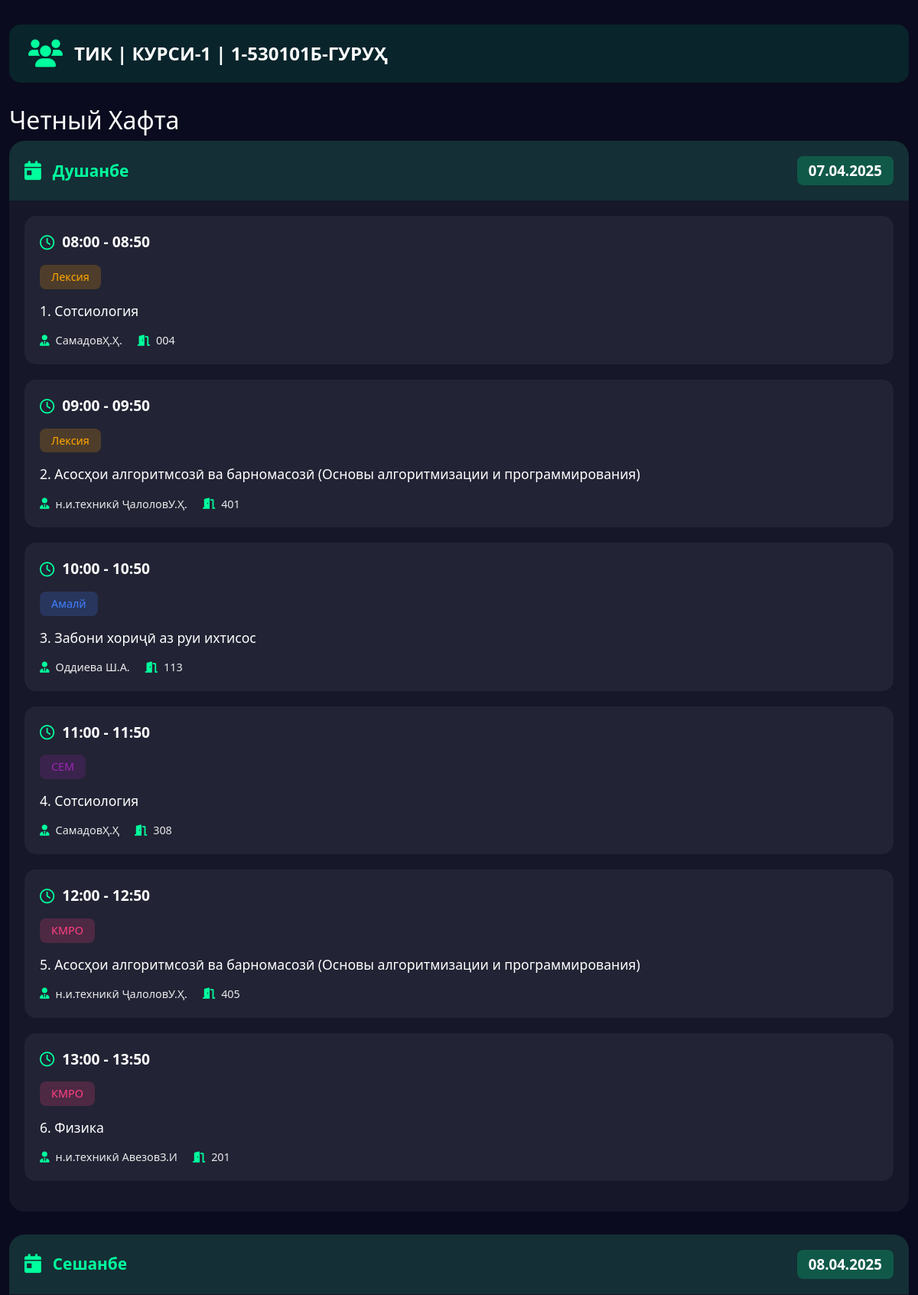
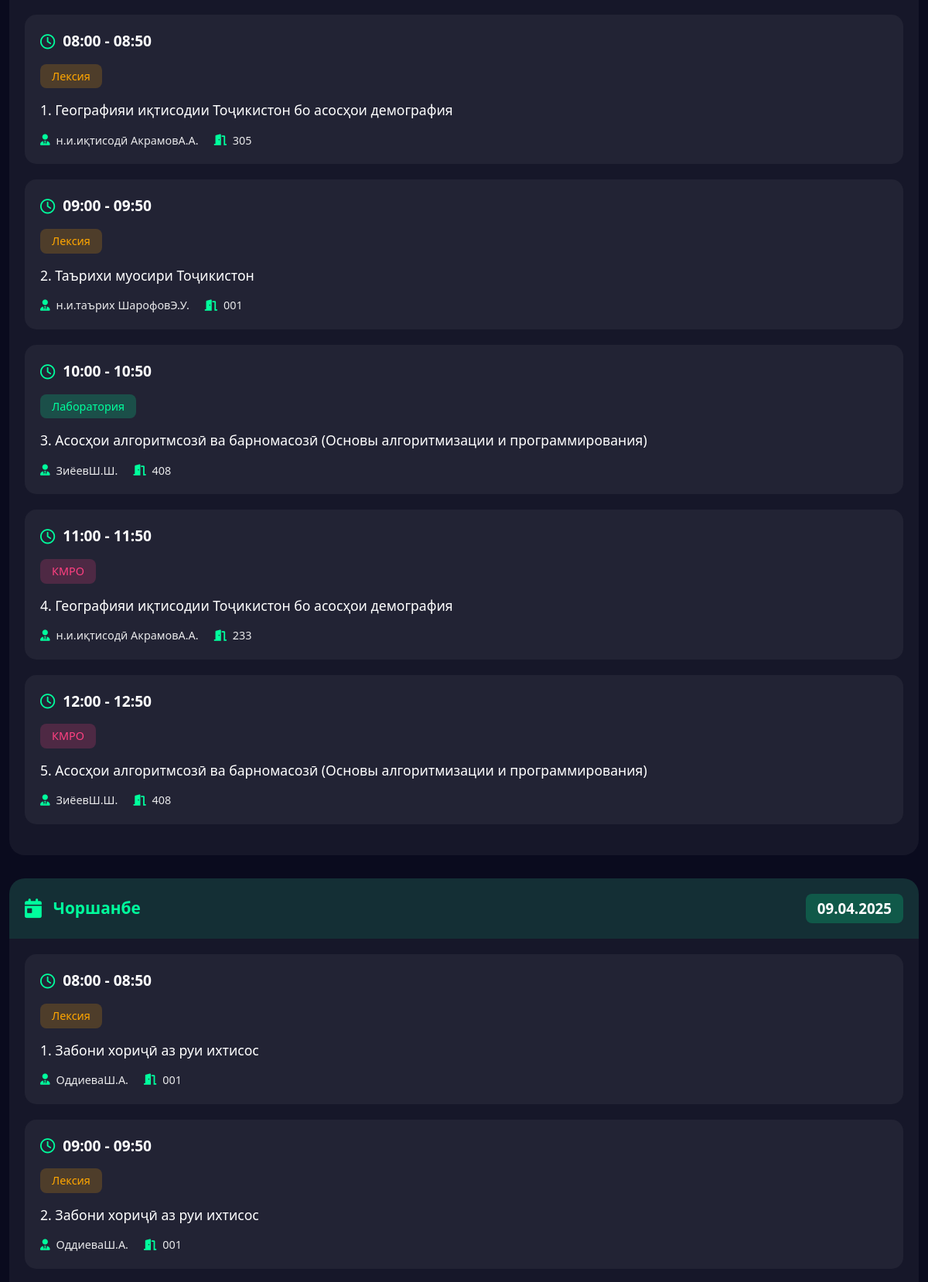
The page /ТИК/Курси-1/1-530101Б (upper part) on the database its author committed (2 pictures, top to bottom).
### tables this page shows
CREATE TABLE schedules (
        id INTEGER PRIMARY KEY AUTOINCREMENT,
        faculty TEXT NOT NULL,
        course TEXT NOT NULL,
        "group" TEXT NOT NULL,
        day TEXT NOT NULL,
        lesson_time TEXT NOT NULL,
        lesson_type TEXT,
        subject TEXT NOT NULL,
        teacher TEXT NOT NULL,
        room TEXT NOT NULL,
        week_type TEXT NOT NULL CHECK (week_type IN ('Четный', 'Нечетный'))
    );

### app.py (the view)
@app.route('/<faculty>/<course>/<group>')
def show_schedule(faculty, course, group):
    day = request.args.get('day')
    conn = get_db_connection()
    lessons = conn.execute('SELECT * FROM schedules WHERE faculty=? AND course=? AND "group"=?',
                          (faculty, course, group)).fetchall()
    conn.close()
    current_week_type = get_week_type()
    week_types = ['Четный', 'Нечетный'] if current_week_type == 'Четный' else ['Нечетный', 'Четный']
    schedule = {week_type: {} for week_type in week_types}
    week_dates = get_current_week_dates()
    ordered_days = DAYS_OF_WEEK  # Dushanbe birinchi keladi
    today = datetime.today().strftime('%d.%m.%Y')
    current_day = DAYS_OF_WEEK[datetime.today().weekday()]
    for week_type in week_types:
        for day_name in ordered_days:
            schedule[week_type][day_name] = {
                'date': week_dates[day_name],
                'weekday': DAYS_OF_WEEK.index(day_name),
                'lessons': [],
                'is_today': day_name == current_day and week_dates[day_name] == today and week_type == current_week_type
            }
    for lesson in lessons:
        day_name = lesson['day']
        week_type = lesson['week_type']
        if day_name in schedule[week_type]:
            schedule[week_type][day_name]['lessons'].append({
                'time': lesson['lesson_time'],
                'type': lesson['lesson_type'],
                'subject': lesson['subject'],
                'teacher': lesson['teacher'],
                'room': lesson['room']
            })
    return render_template('schedule.html', schedule=schedule, group=f"{faculty} | {course} | {group}-гуруҳ", day=day)

### app.py (called while the page is built)
def get_db_connection():
    conn = sqlite3.connect(DB_PATH)
    conn.row_factory = sqlite3.Row
    return conn

def get_current_week_dates():
    today = datetime.now()
    week_dates = {}
    for i in range(7):  # Bugundan boshlab 7 kun
        target_date = today + timedelta(days=i)
        weekday_num = target_date.weekday()
        day_name = DAYS_OF_WEEK[weekday_num]
        week_dates[day_name] = target_date.strftime("%d.%m.%Y")
    return week_dates

def get_week_type():
    today = datetime.today()
    week_number = today.isocalendar()[1]
    return 'Четный' if week_number % 2 == 0 else 'Нечетный'

### templates/schedule.html (shortened to what this page needs)
<!DOCTYPE html>
<html lang="tg">
<head>
    <link href="https://cdn.jsdelivr.net/npm/bootstrap@5.3.0/dist/css/bootstrap.min.css" rel="stylesheet">
    <link href="https://cdnjs.cloudflare.com/ajax/libs/font-awesome/6.0.0/css/all.min.css" rel="stylesheet">
    <link href="{{ url_for('static', filename='css/styles.css') }}" rel="stylesheet">
</head>
<body>
    <div class="container">
        <div class="group-header">
            <i class="fas fa-users group-icon"></i>
            <span class="group-name">{{ group }}</span>
        </div>
        {% for week_type, days in schedule.items() %}
            <form name="{{ week_type }}">
                <div class="week-section">
                    <h2>{{ week_type }} Хафта</h2>
                    {% for day_name, data in days.items() %}
                        {% if not day or day_name == day %}
                            <div class="day-card {% if data.lessons|length > 0 %}has-lessons{% else %}no-lessons{% endif %}">
                                <div class="day-header">
                                    <i class="fas fa-calendar-day"></i>
                                    <span class="day-name">{{ day_name }}</span>
                                    <span class="day-date">{{ data.date }}</span>
                                </div>
                                <div class="lessons-container">
                                    {% if data.weekday == 6 %}
                                        <div class="no-lessons sunday">
                                            <i class="fas fa-coffee"></i>
                                            <p>Дарс мавҷуд емас!</p>
                                        </div>
                                    {% elif data.lessons|length > 0 %}
                                        {% for lesson in data.lessons %}
                                            <div class="lesson-card">
                                                <div class="lesson-time">
                                                    <i class="far fa-clock clock-icon"></i>
                                                    {{ lesson.time }}
                                                </div>
                                                <div class="lesson-type {{ lesson.type|lower }}">
                                                    {{ lesson.type }}
                                                </div>
                                                <div class="lesson-subject">
                                                    {{ lesson.subject }}
                                                </div>
                                                <div class="lesson-details">
                                                    <div class="lesson-teacher">
                                                        <i class="fas fa-user-tie"></i>
                                                        {{ lesson.teacher }}
                                                    </div>
                                                    <div class="lesson-room">
                                                        <i class="fas fa-door-open"></i>
                                                        {{ lesson.room }}
                                                    </div>
                                                </div>
                                            </div>
                                        {% endfor %}
                                    {% else %}
                                        <div class="no-lessons">
                                            <i class="fas fa-calendar-xmark"></i>
                                            <p>Дар ин рӯз жадвали дарсӣ вуҷуд надорад!</p>
                                        </div>
                                    {% endif %}
                                </div>
                            </div>
                        {% endif %}
                    {% endfor %}
                </div>
            </form>
        {% endfor %}
    </div>
</body>
</html>

### static/css/styles.css (style rules this page uses)
body { background-color: #0a0b1e; color: #ffffff; min-height: 100vh; font-family: 'Segoe UI', system-ui, -apple-system, sans-serif; }
.container { padding-top: 2rem; padding-bottom: 2rem; max-width: 1200px; }
.group-header { display: flex; align-items: center; gap: 15px; background: rgba(0, 255, 157, 0.1); padding: 20px 25px; border-radius: 15px; margin-bottom: 30px; font-size: 1.5em; font-weight: 600; }
.group-header .group-icon { color: #00ff9d; font-size: 1.5em; }
.group-header .group-name { color: #ffffff; text-transform: uppercase; }
form { margin-bottom: 40px; }
.day-card { background: rgba(255, 255, 255, 0.05); border-radius: 20px; margin-bottom: 30px; overflow: hidden; }
.day-card.has-lessons .day-header { background: rgba(0, 255, 157, 0.1); color: #00ff9d; }
.day-header { padding: 20px; display: flex; align-items: center; gap: 15px; font-size: 1.3em; font-weight: 600; }
.day-header i { font-size: 1.2em; }
.day-header .day-name { margin-right: auto; }
.day-header .day-date { font-size: 0.9em; padding: 5px 15px; border-radius: 8px; color: #ffffff; }
.day-card.has-lessons .day-header .day-date { background: rgba(0, 255, 157, 0.2); }
.lessons-container { padding: 20px; }
.lesson-card { background: rgba(255, 255, 255, 0.05); border-radius: 15px; padding: 20px; margin-bottom: 20px; transition: transform 0.3s ease, background 0.3s ease; }
.lesson-time { font-size: 1.2em; font-weight: 600; color: #ffffff; margin-bottom: 15px; display: flex; align-items: center; gap: 10px; }
.lesson-time .clock-icon { color: #00ff9d; }
.lesson-type { display: inline-block; padding: 5px 15px; border-radius: 8px; font-size: 0.9em; margin-bottom: 15px; }
.lesson-type.лексия { background: rgba(255, 166, 0, 0.2); color: #ffa600; }
.lesson-type.лаборатория { background: rgba(0, 255, 157, 0.2); color: #00ff9d; }
.lesson-type.амалй { background: rgba(64, 128, 255, 0.2); color: #4080ff; }
.lesson-type.кмро { background: rgba(255, 64, 129, 0.2); color: #ff4081; }
.lesson-type.сем { background: rgba(156, 39, 176, 0.2); color: #9c27b0; }
.lesson-subject { font-size: 1.1em; font-weight: 500; margin-bottom: 15px; color: #ffffff; word-break: break-word; }
.lesson-details { display: flex; gap: 20px; color: rgba(255, 255, 255, 0.9); font-size: 0.9em; }
.lesson-teacher, .lesson-room { display: flex; align-items: center; gap: 8px; }
.lesson-teacher i, .lesson-room i { color: #00ff9d; }

### rows shown on the page
schedules: time "08:00 - 08:50", type "Лексия", subject "1. Сотсиология", teacher "СамадовҲ.Ҳ.", room "004"
schedules: time "09:00 - 09:50", type "Лексия", subject "2. Асосҳои алгоритмсозӣ ва барномасозӣ (Основы алгоритмизации и программирования)", teacher "н.и.техникӣ ҶалоловУ.Ҳ.", room "401"
schedules: time "10:00 - 10:50", type "Амалй", subject "3. Забони хориҷӣ аз руи ихтисос", teacher "Оддиева Ш.А.", room "113"
schedules: time "11:00 - 11:50", type "СЕМ", subject "4. Сотсиология", teacher "СамадовҲ.Ҳ", room "308"
schedules: time "12:00 - 12:50", type "КМРО", subject "5. Асосҳои алгоритмсозӣ ва барномасозӣ (Основы алгоритмизации и программирования)", teacher "н.и.техникӣ ҶалоловУ.Ҳ.", room "405"
schedules: time "13:00 - 13:50", type "КМРО", subject "6. Физика", teacher "н.и.техникӣ АвезовЗ.И", room "201"
schedules: time "08:00 - 08:50", type "Лексия", subject "1. Географияи иқтисодии Тоҷикистон бо асосҳои демография", teacher "н.и.иқтисодӣ АкрамовА.А.", room "305"
schedules: time "09:00 - 09:50", type "Лексия", subject "2. Таърихи муосири Тоҷикистон", teacher "н.и.таърих ШарофовЭ.У.", room "001"
schedules: time "10:00 - 10:50", type "Лаборатория", subject "3. Асосҳои алгоритмсозӣ ва барномасозӣ (Основы алгоритмизации и программирования)", teacher "ЗиёевШ.Ш.", room "408"
schedules: time "11:00 - 11:50", type "КМРО", subject "4. Географияи иқтисодии Тоҷикистон бо асосҳои демография", teacher "н.и.иқтисодӣ АкрамовА.А.", room "233"
schedules: time "12:00 - 12:50", type "КМРО", subject "5. Асосҳои алгоритмсозӣ ва барномасозӣ (Основы алгоритмизации и программирования)", teacher "ЗиёевШ.Ш.", room "408"
schedules: time "08:00 - 08:50", type "Лексия", subject "1. Забони хориҷӣ аз руи ихтисос", teacher "ОддиеваШ.А.", room "001"
schedules: time "09:00 - 09:50", type "Лексия", subject "2. Забони хориҷӣ аз руи ихтисос", teacher "ОддиеваШ.А.", room "001"

### other values the page prints
{{ group }} "ТИК | КУРСИ-1 | 1-530101Б-ГУРУҲ"
{{ week_type }} "Четный"
{{ day_name }} "Душанбе" "Сешанбе" "Чоршанбе"
{{ data.date }} "07.04.2025" "08.04.2025" "09.04.2025"
